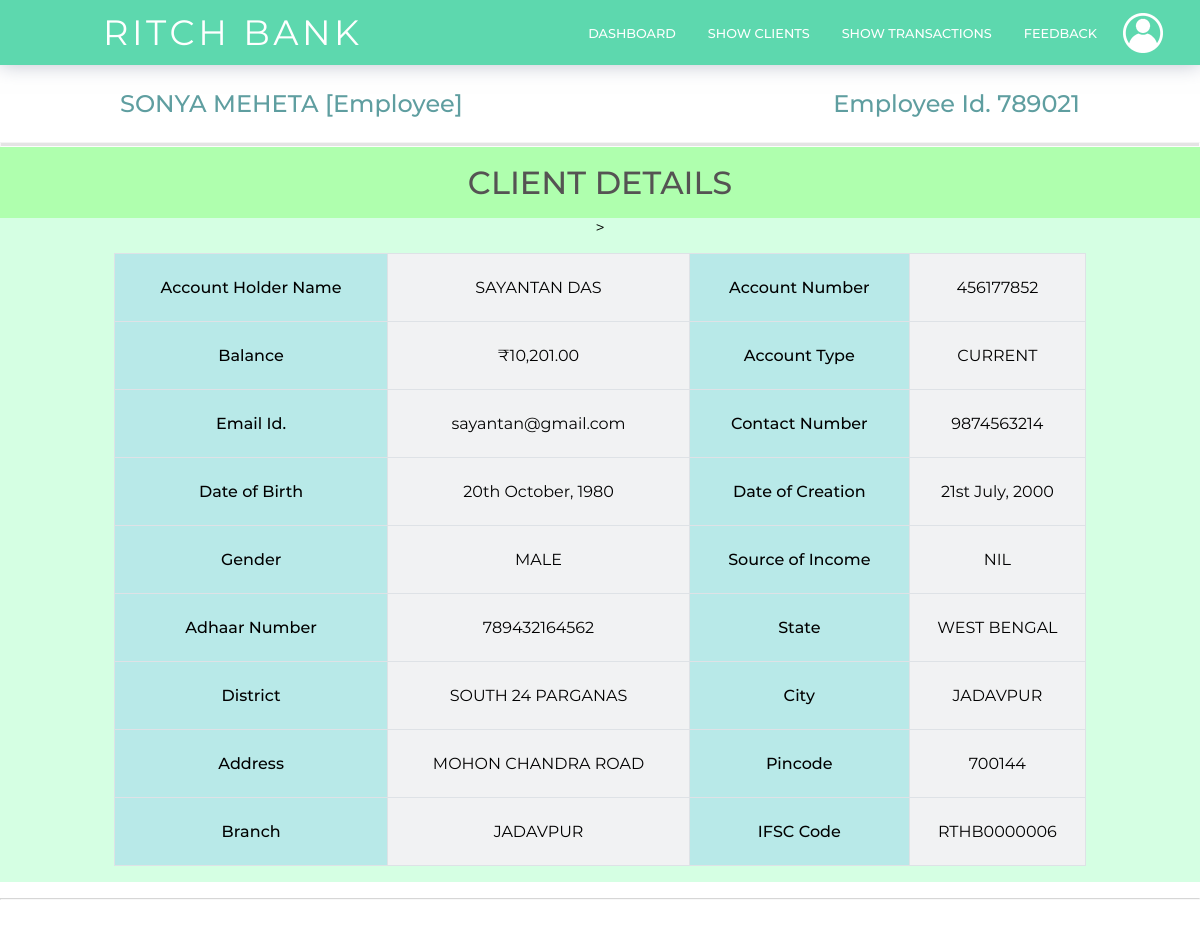
The app's page /employee/client-details.php?clientID=2 (signed in) with its own data.
### tables this page shows
CREATE TABLE `employeeaccounts` (
  `id` int(50) NOT NULL,
  `first_name` varchar(50) NOT NULL,
  `last_name` varchar(50) NOT NULL,
  `email` varchar(50) NOT NULL,
  `password` varchar(255) NOT NULL,
  `contact_no` bigint(50) NOT NULL,
  `aadhaar_no` bigint(50) NOT NULL,
  `dob` date NOT NULL,
  `address` varchar(255) NOT NULL,
  `emp_id` bigint(50) NOT NULL,
  `city` varchar(50) NOT NULL,
  `district` varchar(50) NOT NULL,
  `state` varchar(50) NOT NULL,
  `date` datetime NOT NULL
);

CREATE TABLE `clientaccounts` (
  `id` int(4) NOT NULL,
  `email` varchar(30) NOT NULL,
  `password` varchar(255) NOT NULL,
  `first_name` varchar(50) NOT NULL,
  `last_name` varchar(50) NOT NULL,
  `gender` varchar(50) NOT NULL,
  `dob` date NOT NULL,
  `balance` double NOT NULL,
  `aadhaar_no` bigint(50) NOT NULL,
  `contact_no` bigint(50) NOT NULL,
  `state` varchar(50) NOT NULL,
  `district` varchar(50) NOT NULL,
  `city` varchar(50) NOT NULL,
  `pincode` int(50) NOT NULL,
  `address` varchar(255) NOT NULL,
  `source` varchar(50) NOT NULL,
  `account_no` bigint(50) NOT NULL,
  `account_type` varchar(50) NOT NULL,
  `branch_id` int(50) NOT NULL,
  `date` datetime NOT NULL
);

CREATE TABLE `branch` (
  `branch_id` int(4) NOT NULL,
  `branch_name` varchar(30) NOT NULL,
  `branch_code` varchar(6) NOT NULL
);

### employee/client-details.php (the view, shortened to what this page needs)
<?php
    include "../backend/connect.php";
?>
<!DOCTYPE html>
<html>
<head>
    <link href = "../css/style.css" rel="stylesheet"></link>
</head>
<body>
    <header>
        <hi class="logo">RITCH BANK</hi>
        <nav>
            <ul>
                <li><a href="employee-dashboard.php">Dashboard</a></li>
                <li><a href="client-list.php">Show Clients</a></li>
                <li><a href="transaction-list.php">Show Transactions</a></li>
                <li><a href="#">Feedback</a></li>
            </ul>
        </nav>
        <div class="login">
            <ul>
                <li><a href="#/"><img class="profile-icon" src="../img/Profile-icon.png" alt="NO img"></a>
                </li>
            </ul>
        </div>
    </header>
    <main>
        <section class="breadcrumbs">
            <div class="breadcrumbs-title">
                <?php
                        $ar = $con->query("SELECT * FROM `employeeAccounts` WHERE `id` = '$_SESSION[employeeId]' LIMIT 1");
                        $userData = $ar->fetch_assoc();
                        echo "  <h2>".$userData['first_name']." ".$userData['last_name']." [Employee]</h2>
                                <h2>Employee Id. ".$userData['emp_id']."</h2>";
                    ?>
            </div>
        </section>
        <hr class="breadcrumbs-hr">
        <section class="container-color-tables">
            <h1>Client Details</h1>
            <div class="container">
                    <?php
                        if (isset($_GET['clientID']))
                        {
                            $ar = $con->query("SELECT * FROM `clientAccounts`, `branch` WHERE `clientAccounts`.`id` = '$_GET[clientID]' AND `clientAccounts`.`branch_id` = `branch`.`branch_id`");
                            $userData = $ar->fetch_assoc();
                            ?>
                            <table>
                                <tr>
                                    <th>Account Holder Name</th>
                                    <td><?php echo $userData['first_name']." ".$userData['last_name']; ?></td>
                                    <th>Account Number</th>
                                    <td><?php echo $userData['account_no']; ?></td>
                                </tr>
                                <tr>
                                    <th>Balance</th>
                                    <td id='balance'></td>
                                    <th>Account Type</th>
                                    <td><?php echo $userData['account_type']; ?></td>
                                </tr>
                                <tr>
                                    <th>Email Id.</th>
                                    <td><?php echo $userData['email']; ?></td>
                                    <th>Contact Number</th>
                                    <td><?php echo $userData['contact_no']; ?></td>
                                </tr>
                                <tr>
                                    <th>Date of Birth</th>
                                    <td><?php $dob = date("jS F, Y", strtotime($userData['dob'])); echo $dob; ?></td>
                                    <th>Date of Creation</th>
                                    <td><?php $date = date("jS F, Y", strtotime($userData['date'])); echo $date; ?></td>
                                </tr>
                                <tr>
                                    <th>Gender</th>
                                    <td><?php echo $userData['gender']; ?></td>
                                    <th>Source of Income</th>
                                    <td><?php echo $userData['source']; ?></td>
                                </tr>
                                <tr>
                                    <th>Adhaar Number</th>
                                    <td><?php echo $userData['aadhaar_no']; ?></td>
                                    <th>State</th>
                                    <td><?php echo $userData['state']; ?></td>
                                </tr>
                                <tr>
                                    <th>District</th>
                                    <td><?php echo $userData['district']; ?></td>
                                    <th>City</th>
                                    <td><?php echo $userData['city']; ?></td>
                                </tr>
                                <tr>
                                    <th>Address</th>
                                    <td><?php echo $userData['address']; ?></td>
                                    <th>Pincode</th>
                                    <td><?php echo $userData['pincode']; ?></td>
                                </tr>
                                <tr>
                                    <th>Branch</th>
                                    <td><?php echo $userData['branch_name']; ?></td>
                                    <th>IFSC Code</th>
                                    <td>RTHB0<?php echo $userData['branch_code']; ?></td>>
                                </tr>
                            </table>
                            <?php
                        }
                        else
                            echo "<script>alert('No Data Found.')</script>";
                    ?>
            </div>
        </section>
        <hr>
    </main>
    <footer></footer>
</body>
</html>

### records on screen
employeeaccounts: first_name "SONYA", last_name "MEHETA", emp "789021"
clientaccounts: first_name "SAYANTAN", last_name "DAS", account_no "456177852", account_type "CURRENT", email "sayantan@gmail.com", contact_no "9874563214", dob "20th October, 1980", date "21st July, 2000", gender "MALE", source "NIL", aadhaar_no "789432164562", state "WEST BENGAL", district "SOUTH 24 PARGANAS", city "JADAVPUR", address "MOHON CHANDRA ROAD", pincode "700144", branch.branch_name "JADAVPUR", branch.branch_code "000006"
